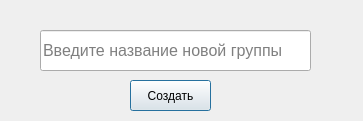
<?xml version="1.0" encoding="UTF-8"?>
<ui version="4.0">
 <class>create_group_dialog</class>
 <widget class="QDialog" name="create_group_dialog">
  <property name="geometry">
   <rect>
    <x>0</x>
    <y>0</y>
    <width>363</width>
    <height>121</height>
   </rect>
  </property>
  <property name="windowTitle">
   <string>Dialog</string>
  </property>
  <widget class="QLineEdit" name="lineEdit">
   <property name="geometry">
    <rect>
     <x>40</x>
     <y>30</y>
     <width>271</width>
     <height>41</height>
    </rect>
   </property>
   <property name="font">
    <font>
     <pointsize>12</pointsize>
    </font>
   </property>
   <property name="placeholderText">
    <string>Введите название новой группы</string>
   </property>
  </widget>
  <widget class="QPushButton" name="pushButton">
   <property name="geometry">
    <rect>
     <x>130</x>
     <y>80</y>
     <width>81</width>
     <height>31</height>
    </rect>
   </property>
   <property name="text">
    <string>Создать</string>
   </property>
  </widget>
 </widget>
 <resources/>
 <connections/>
</ui>
